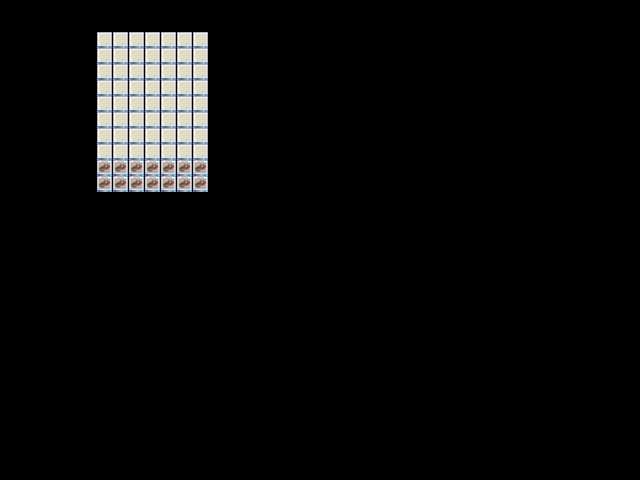

A 2D game scene composited from a Tiled map and its tileset images. What follows is a short description and the map's XML, with each tile layer's data collapsed to a summary:
An orthogonal 40x30 tile map with 16x16 px tiles, 1 tile layer (Tile Layer 1) and 1 object.

<map version="1.0" orientation="orthogonal" renderorder="right-down" width="40" height="30" tilewidth="16" tileheight="16" nextobjectid="2">
 <tileset firstgid="1" name="tilesheet" tilewidth="16" tileheight="16" tilecount="64">
  <image source="../graphics/tiles/tilesheet.png" width="128" height="128" />
 </tileset>
 <layer name="Tile Layer 1" width="40" height="30">
  <data>[1200 cells, 70 non-empty, 2 distinct tile ids]</data>
 </layer>
 <objectgroup name="Object Layer 1">
  <object id="1" x="160" y="80" width="16" height="16">
   <properties>
    <property name="entry_point" value="" />
   </properties>
  </object>
 </objectgroup>
</map>
